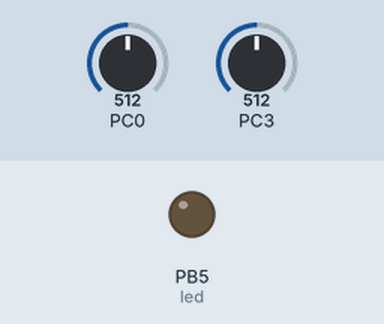
This program was run on a simulated ATmega328P, built with avr-gcc and emulated at 16 MHz. Shown: output pins drawn as LEDs (lit = HIGH). The test bench sets the inputs (shaded band); at power-on: PC0 = 512, PC3 = 512. What the program prints to the serial monitor is not drawn.

Above: at 0.1 s.
At 2.4 s:
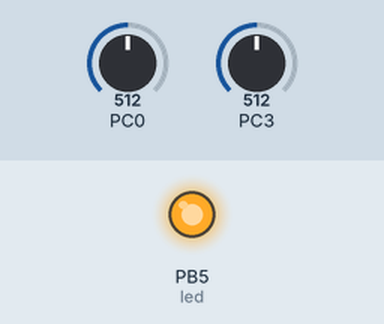
2.5 s: PC0 set to 716
4.8 s: PC3 set to 716
7.0 s: PC0 set to 900
9.6 s: PC3 set to 900
Timing chart, 0 to 12.6 s (numbered marks = the images above; inputs shaded):
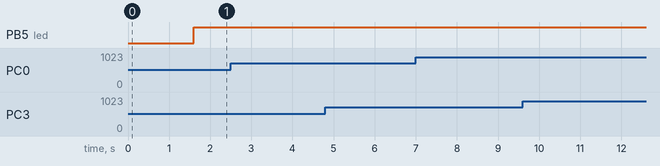

Measured:
- after the input at 2.5 s, every drawn part: stays the same
- after the input at 4.8 s, every drawn part: stays the same
- after the input at 7.0 s, every drawn part: stays the same
- after the input at 9.6 s, every drawn part: stays the same

The program:

main.c
```c
#include <avr/io.h>
#include <avr/interrupt.h>
#include "prototype.h"
#include <stdio.h>
#include <stdbool.h>

#define F_CPU 16000000UL
#include <util/delay.h>
#define BAUDRATE 9600

volatile uint8_t tot_overflow;
int numArray[4];

int main(void)
{
	float power = 0.0;								//initialize power variable
	float voltage = 0.0, current = 0.0;				//initialize V peak and I peak variables
	uint16_t BAUD = (F_CPU/BAUDRATE/16) - 1;		//set BAUD rate
	uart_init (BAUD);
	adc_init();										//initialize ADC
	DDRB |= (1 << 5);								//connect led to pin PC5

	timer0_init();									//initialize timer

	while(1)
	{

		//reading V peak from PC3
		voltage = adc_read(3);
		float Vpk = calculate_adc(voltage);
		float Vrms = (Vpk - 0.2)*(192/(sqrt(2)*12));

		//reading I peak from PC0
		current = adc_read(0);
		float Ipk = calculate_adc(current);
		float Irms = Ipk / (2*(sqrt(2))*0.33);

		power = calculate_power(Vrms,Irms);

		/* first 2s, tot_oveflow < 122, displays the voltage.
		* the next 2s, 122 < tot_overflow < 244, displays the current
		* next 2s tot_overflow > 244, displays the calculated power */
		if (tot_overflow >= 244)				//approximately 4s
		{
			encode(power);
			for (int j = 0; j < 80; j++)
			{
				for (int k = 0 ; k<4 ; k++)
				{
					uart_transmit(numArray[k]);
					_delay_ms(5);
				}
			}
			tot_overflow = 0;
		}
		else if (tot_overflow >= 122)			//approximately 2s
		{
			encode(Irms);
			for (int j = 0; j < 80; j++)
			{
				for (int k = 0 ; k<4 ; k++)
				{
					uart_transmit(numArray[k]);
					_delay_ms(5);
				}
			}
			tot_overflow = 244;
		}
		else
		{
			encode(Vrms);						//this will display the Vrms
			for (int j = 0; j < 80; j++)
			{
				for (int k = 0 ; k<4 ; k++)
				{
					uart_transmit(numArray[k]);
					_delay_ms(5);
				}
			}
			tot_overflow = 122;
		}

		/*LED blinks every 1s when 25%<power
		* blinks every 0.50s when 25%<power<50%
		* blinks every 0.33s when 50%<power<75%
		* constantly on when 75%<power<100% */
		if (power < 2.125) {				//power < 25%
			//delay 1s
			if (tot_overflow >= 61)
			{
				if (TCNT0 >= 250)
				{
					PORTB ^= (1 << 5);		//toggles the led every 1s
					TCNT0 = 0;				//reset counter
					tot_overflow = 0;		//reset overflow counter
				}
			}
		} else if ((power < 4.25) & (power >= 2.125)) { //20% < power < 50%
			//delay 0.5s
			if (tot_overflow >= 31)
			{
				if (TCNT0 >= 250)
				{
					PORTB ^= (1 << 5);		//toggles the led every 0.5s
					TCNT0 = 0;				//reset counter
					tot_overflow = 0;		//reset overflow counter
				}
			}
		} else if ((power < 6.38) & (power >= 4.25)) { //20% < power < 50%
			//delay 0.333s
			if (tot_overflow >= 15)
			{
				if (TCNT0 >= 250)
				{
					PORTB ^= (1 << 5);    //toggles the led every 0.33s
					TCNT0 = 0;            //reset counter
					tot_overflow = 0;     //reset overflow counter
				}
			}
		} else { //(power >= 6.38)
			PORTB |= (1 << 5);    //keeps the led on
			//no delay
		}
	}
}


		
```

function.c
```c
#include <avr/io.h>
#include <stdio.h>
#include <stdbool.h>
#include <avr/interrupt.h>
#define F_CPU 16000000UL
#include <util/delay.h>
#include "prototype.h"
volatile uint8_t tot_overflow;
volatile float power;
uint16_t adc_value;	//ADC result must be read into a global variable
float Vref = 5.0;
float stepsize;
int numArray[4];
//volatile float power = 0.0;

/*enables and initializes the UART*/
void uart_init(uint16_t MYUBRR)
{
	UBRR0H = (MYUBRR>>8);				//Set baud rate using register UBRR0H and UBRR0L
	UBRR0L = MYUBRR;
	UCSR0B |= (1<<TXEN0);				//Enable transmitter
	UCSR0C |= (1<<UCSZ00)|(1<<UCSZ01);	//Select 8-bit frame, single stop bit and no parity
}

/*transmits the packet of data encoded to the CPLD*/
void uart_transmit(uint8_t data)
{
	while (!(1<<UDRE0) && (UCSR0A));	//checking the registers
	UDR0 = data;

}

/*enables and initializes the ADC with pre scaler of 64, running on single
* capture mode with interrupt enables, result right justified*/
void adc_init( )
{

	/** Setup and enable ADC **/
	ADMUX |=	(0<<REFS1)|				// Reference Selection Bits
				(1<<REFS0)|				// AVcc - external cap at AREF
				(0<<ADLAR)|				// ADC Left Adjust Result
				(0<<MUX2)|				// Analog Channel Selection Bits
				(0<<MUX1)|				// ADC2 (PC2 PIN25)
				(0<<MUX0);

	ADCSRA =	(1<<ADEN)|				// ADC Enable
				(1<<ADSC)|				// ADC Start Conversion
				(0<<ADATE)|				// ADC Auto Trigger Enable
				(0<<ADIF)|				// ADC Interrupt Flag
				(0<<ADIE)|				// ADC Interrupt Enable - interrupt disabled
				(1<<ADPS2)|				// ADC Pre scaler Select Bits //F_ADC = F_CPU/64
				(1<<ADPS1)|
				(0<<ADPS0);
}

/*encodes a float num to its respective 4 numbers in decimal to be transmitted
* to the CPLD*/
void encode(float num)
{
	//to flag for decimal point
	int dec1 = 0;
	int dec2 = 0;
	int dec3 = 0;
	int num1, num2, num3, num4;

	if ((num/10.0) < 1) {
		dec1 = 1;
		num = num*1000;
	} else if ((num/10.0) < 10) {
	dec2 = 1;
		num = num*100;
	} else if ((num/10.0) < 100) {
		dec3 = 1;
		num = num*10;
	} else {							//((num/10.0) < 1000)
		num = num*1;
	}

	int intNum = (int)num;				//change num from float to int

	/*start modulus calculation to hard code and transmit by breaking down the 4digit number into
	* separate digits with decimal point assigned (if applicable)*/
	num1 = intNum/1000;
	if (dec1 == 1) {
		numArray[0] = (num1 + 112);		//store values in an array of 4 elements for 4 digits
		} else {
		numArray[0] = (num1 + 96);
	}
	intNum = intNum%1000;
	num2 = intNum/100;
	if (dec2 == 1) {
		numArray[1] = (num2 + 80);
		} else {
		numArray[1] = (num2 + 64);
	}
	intNum = intNum%100;
	num3 = intNum/10;
	if (dec3 == 1) {
		numArray[2] = (num3 + 48);
		} else {
		numArray[2] = (num3 + 32);
	}
	num4 = intNum%10;
	numArray[3] = (num4);

}

/*reads the value at the specified channel given that the PORT of interest
* has been initialized to input*/
int adc_read(uint8_t channel)
{
	uint16_t adc_value;

	ADMUX	&= 0x00;					//clears the channel that was previously read
	ADMUX	|= channel;					//set to new ADC channel to be read (from function input)
	ADMUX	|=	(1<<REFS0);				//reset the Vref because has been cleared in previous channel assignment
	ADCSRA	|=	(1 << ADSC);			//starts a new conversion
	while (ADCSRA & (1 << ADSC));		//wait for completion of ADC conversion
	adc_value = ADC;					//assign variable to pass ADC value
	return (adc_value);					//returns the value from the ADC channel 0

}

/*calculates the input voltage value applied at ADC0 channel by multiplying it
* with step size, and stores the result in a variable of type float or double*/
float calculate_adc(uint16_t adc_value)
{
	float Vin;
	stepsize = Vref/1024.0;
	Vin = adc_value*stepsize;
	Vin = (adc_value * Vref)/1024.0;
	return Vin;
}

/*multiplies the values of V and I in the two arrays and storing the calculated values
* in a power array to be passed to another function which will be calculating its average value*/
float calculate_power(float v, float i)
{
	return v*i;
}

/*calculates the average of the values contained in an array, provided that the values
* in the array are of float type*/
//function not used because no sampling is done
float calculate_avg(float array[])
{
	float sum = 0;						//this is to sum all the values in the array
	int j;								//index number for the array
	int x = 19;							//x = length of array
	float average;

	for (j=0; j<x; j++)
	{
		sum = sum + array[j];			//total of all the values in the array
	}

	average = sum/x;					//float divide by int is float
	return(average);
}

/*enables and initializes timer0 with pre scaler of 1024, initializing counter to 0
* with enabled overflow interrupt, enabled global interrupt, and initialized
* overflow counter variable*/
void timer0_init()
{
	TCCR0B |= (1 << CS02) | (1<<CS00);	//set up timer with pre scaler = 1024
	TCNT0 = 0;							//initialize counter
	TIMSK0 |= (1 << TOIE0);				//enable overflow interrupt
	sei();								//enable global interrupts
	tot_overflow = 0;					//initialize overflow counter variable
}

/*this Interrupt Service Routine keeps track of the number of overflows
* when timer0 is set to count up to more than 16.32ms*/
ISR(TIMER0_OVF_vect)
{
	tot_overflow++;
}
```

prototype.h
```c
#ifndef PROTOTYPE_H_
#define PROTOTYPE_H_
void uart_init(uint16_t MYUBRR);
void uart_transmit(uint8_t data);
void adc_init( );
void encode(float num);
int adc_read(uint8_t channel);
float calculate_adc(uint16_t adc_value);
float calculate_power(float v, float i);
float calculate_avg(float array[]);
void timer0_init();
ISR(TIMER0_OVF_vect);
#endif /* PROTOTYPE_H_ */
```
